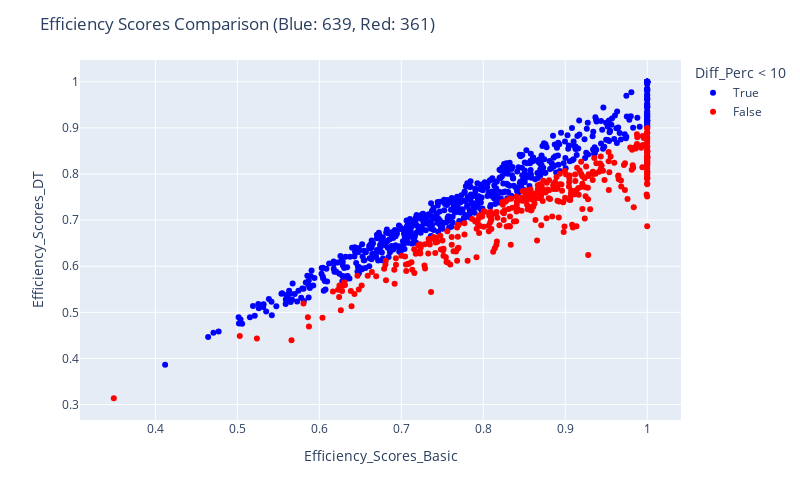

The code cell stored with this chart in its notebook:
### Code cell
fig = px.scatter(res_dt, x="Efficiency_Scores_Basic", y="Efficiency_Scores_DT", color = "Diff_Perc < 10", color_discrete_map= {True:"blue", False: "red"},
                 hover_data=["Efficiency_Scores_Basic", "Efficiency_Scores_DT", "Diff_Perc"] + [res_dt.index])

fig.update_layout(
    autosize=False,
    width=800,
    height=500,
    title_text=f"Efficiency Scores Comparison (Blue: {blue}, Red: {red})",
)

fig.show()

### Figure 1 — Plotly figure (JSON) as saved in the notebook; plotly's stock layout.template omitted (floating-point values rounded to 4 significant figures; data arrays with more than 128 entries replaced by an {"elided": "..."} marker saying what was removed)
{"data": [{"customdata": {"elided": "639x2 mixed values"}, "hovertemplate": "Diff_Perc < 10=True<br>Efficiency_Scores_Basic=%{x}<br>Efficiency_Scores_DT=%{y}<br>Diff_Perc=%{customdata[0]}<br>index=%{customdata[1]}<extra></extra>", "legendgroup": "True", "marker": {"color": "blue", "symbol": "circle"}, "mode": "markers", "name": "True", "orientation": "v", "showlegend": true, "type": "scatter", "x": {"elided": "639 float values"}, "xaxis": "x", "y": {"elided": "639 float values"}, "yaxis": "y"}, {"customdata": {"elided": "361x2 mixed values"}, "hovertemplate": "Diff_Perc < 10=False<br>Efficiency_Scores_Basic=%{x}<br>Efficiency_Scores_DT=%{y}<br>Diff_Perc=%{customdata[0]}<br>index=%{customdata[1]}<extra></extra>", "legendgroup": "False", "marker": {"color": "red", "symbol": "circle"}, "mode": "markers", "name": "False", "orientation": "v", "showlegend": true, "type": "scatter", "x": {"elided": "361 float values"}, "xaxis": "x", "y": {"elided": "361 float values"}, "yaxis": "y"}], "layout": {"autosize": false, "height": 500, "legend": {"title": {"text": "Diff_Perc < 10"}, "tracegroupgap": 0}, "margin": {"t": 60}, "title": {"text": "Efficiency Scores Comparison (Blue: 639, Red: 361)"}, "width": 800, "xaxis": {"anchor": "y", "autorange": true, "domain": [0, 1], "range": [0.3079, 1.041], "title": {"text": "Efficiency_Scores_Basic"}, "type": "linear"}, "yaxis": {"anchor": "x", "autorange": true, "domain": [0, 1], "range": [0.2665, 1.047], "title": {"text": "Efficiency_Scores_DT"}, "type": "linear"}}}
